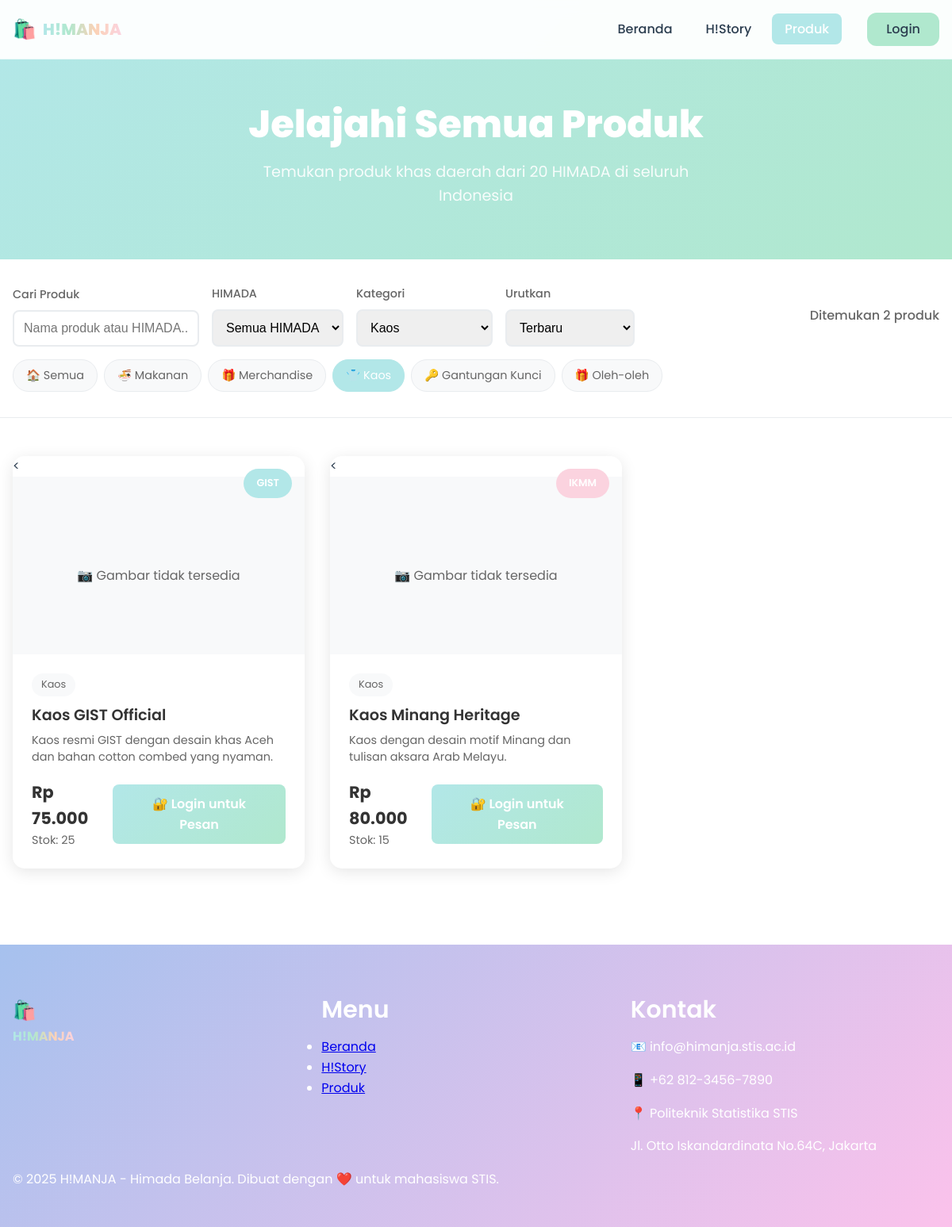
Page /products.php?category=kaos on the earlier database version.
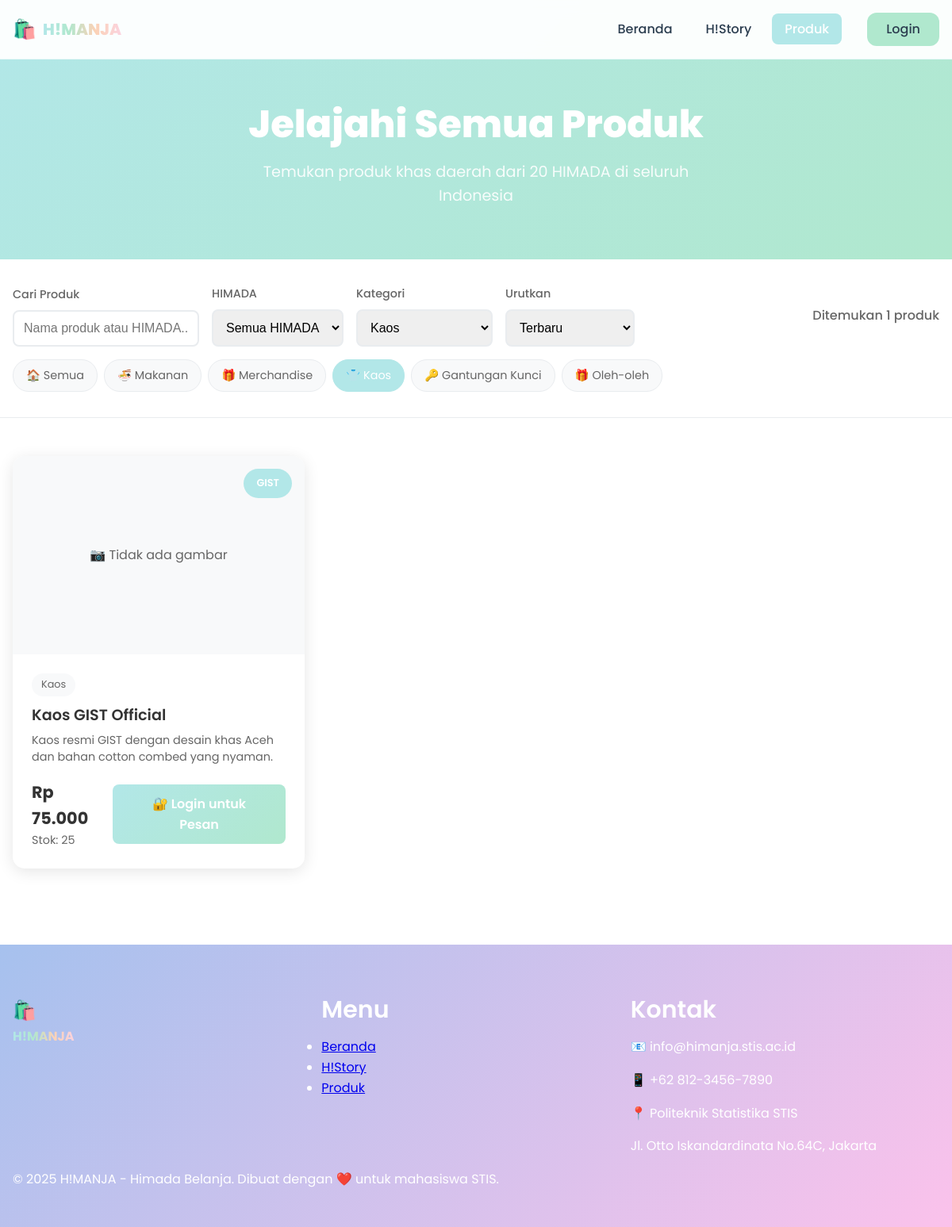
Same page on the later database version.
### tables this page shows
CREATE TABLE products (
    id INT AUTO_INCREMENT PRIMARY KEY,
    himada_id INT NOT NULL,
    nama_produk VARCHAR(100) NOT NULL,
    kategori ENUM('makanan', 'merchandise', 'kaos', 'gantungan_kunci', 'oleh_oleh') NOT NULL,
    deskripsi TEXT NOT NULL,
    harga DECIMAL(12, 2) NOT NULL,
    stok INT DEFAULT 0,
    stok_minimum INT DEFAULT 5,
    gambar_url VARCHAR(255),
    is_available BOOLEAN DEFAULT TRUE,
    created_by INT NOT NULL,
    created_at TIMESTAMP DEFAULT CURRENT_TIMESTAMP,
    updated_at TIMESTAMP DEFAULT CURRENT_TIMESTAMP ON UPDATE CURRENT_TIMESTAMP,
    
    FOREIGN KEY (himada_id) REFERENCES himada(id) ON DELETE CASCADE,
    FOREIGN KEY (created_by) REFERENCES users(id) ON DELETE CASCADE,
    INDEX idx_products_himada (himada_id),
    INDEX idx_products_available (is_available),
    INDEX idx_products_kategori (kategori)
);

CREATE TABLE himada (
    id INT AUTO_INCREMENT PRIMARY KEY,
    nama VARCHAR(50) NOT NULL,
    nama_lengkap VARCHAR(200) NOT NULL,
    daerah_asal VARCHAR(100) NOT NULL,
    warna_tema VARCHAR(7) NOT NULL DEFAULT '#b2e7e8',
    deskripsi TEXT,
    koordinat_lat DECIMAL(10, 8),
    koordinat_lng DECIMAL(11, 8),
    logo_url VARCHAR(255),
    contact_email VARCHAR(100),
    contact_phone VARCHAR(20),
    is_active BOOLEAN DEFAULT TRUE,
    created_at TIMESTAMP DEFAULT CURRENT_TIMESTAMP,
    updated_at TIMESTAMP DEFAULT CURRENT_TIMESTAMP ON UPDATE CURRENT_TIMESTAMP
);

### config/database.php (called while the page is built, shortened)
<?php
function isLoggedIn() {
    return isset($_SESSION['user_id']) && !empty($_SESSION['user_id']);
}
function sanitizeInput($input) {
    return htmlspecialchars(strip_tags(trim($input)), ENT_QUOTES, 'UTF-8');
}
function formatCurrency($amount) {
    return 'Rp ' . number_format($amount, 0, ',', '.');
}
?>

### products.php (the view, shortened to what this page needs)
<?php
require_once 'config/database.php';
$database = new Database();
$db = $database->getConnection();
$is_logged_in = isLoggedIn();
$himada_filter = isset($_GET['himada']) ? (int)$_GET['himada'] : null;
$category_filter = isset($_GET['category']) ? sanitizeInput($_GET['category']) : '';
$search = isset($_GET['search']) ? sanitizeInput($_GET['search']) : '';
$sort = isset($_GET['sort']) ? sanitizeInput($_GET['sort']) : 'newest';
$query = "SELECT p.*, h.nama as himada_nama, h.warna_tema, h.daerah_asal
          FROM products p
          JOIN himada h ON p.himada_id = h.id
          WHERE p.is_available = 1";
$params = [];
if ($category_filter) {
    $query .= " AND p.kategori = :category";
    $params[':category'] = $category_filter;
}
switch ($sort) {
    default:
        $query .= " ORDER BY p.created_at DESC";
}
$stmt = $db->prepare($query);
foreach ($params as $key => $value) {
    $stmt->bindValue($key, $value);
}
$stmt->execute();
$products = $stmt->fetchAll(PDO::FETCH_ASSOC);
$selected_himada = null;
?>
<!DOCTYPE html>
<html lang="id">
<head>
    <link rel="stylesheet" href="assets/css/style.css">
    <link rel="stylesheet" href="assets/css/animations.css">
</head>
<body>
    <header class="header">
        <nav class="navbar">
            <div class="nav-container">
                <div class="nav-logo">
                    <div class="logo-icon">🛍️</div>
                    <span class="logo-text">H!MANJA</span>
                </div>
                <div class="nav-right">
                    <ul class="nav-menu">
                        <li><a href="index.php" class="nav-link">Beranda</a></li>
                        <li><a href="history.php" class="nav-link">H!Story</a></li>
                        <li><a href="products.php" class="nav-link active">Produk</a></li>
                    </ul>
                <div class="nav-auth">
                    <?php if ($is_logged_in): ?>
                        <span class="welcome-text">Halo, <?php echo htmlspecialchars($_SESSION['full_name']); ?>!</span>
                        <a href="logout.php" class="btn-logout">Logout</a>
                    <?php else: ?>
                        <a href="login.php" class="btn-login">Login</a>
                    <?php endif; ?>
                </div>
            </div>
        </nav>
    </header>
    <section class="products-hero">
        <div class="container">
            <?php if ($selected_himada): ?>
                <h1>Produk <?php echo htmlspecialchars($selected_himada['nama']); ?></h1>
                <p><?php echo htmlspecialchars($selected_himada['nama_lengkap']); ?> - <?php echo htmlspecialchars($selected_himada['daerah_asal']); ?></p>
                <div class="himada-info">
                    <p><?php echo htmlspecialchars($selected_himada['deskripsi']); ?></p>
                </div>
            <?php else: ?>
                <h1>Jelajahi Semua Produk</h1>
                <p>Temukan produk khas daerah dari 20 HIMADA di seluruh Indonesia</p>
            <?php endif; ?>
        </div>
    </section>
    <section class="filters-section">
        <div class="container">
            <div class="filters-container">
                <div class="filters-left">
                    <div class="filter-group">
                        <label>Cari Produk</label>
                        <input type="text" class="filter-input" id="searchInput" placeholder="Nama produk atau HIMADA..." value="<?php echo htmlspecialchars($search); ?>">
                    </div>
                    <div class="filter-group">
                        <label>HIMADA</label>
                        <select class="filter-input" id="himadaFilter">
                            <option value="">Semua HIMADA</option>
                        </select>
                    </div>
                    <div class="filter-group">
                        <label>Kategori</label>
                        <select class="filter-input" id="categoryFilter">
                            <option value="kaos" <?php echo $category_filter === 'kaos' ? 'selected' : ''; ?>>Kaos</option>
                        </select>
                    </div>
                    <div class="filter-group">
                        <label>Urutkan</label>
                        <select class="filter-input" id="sortFilter">
                            <option value="newest" <?php echo $sort === 'newest' ? 'selected' : ''; ?>>Terbaru</option>
                        </select>
                    </div>
                </div>
                <div class="products-count">
                    Ditemukan <?php echo count($products); ?> produk
                </div>
            </div>
            <div class="quick-filters">
                <a href="products.php" class="quick-filter <?php echo !$himada_filter && !$category_filter ? 'active' : ''; ?>">
                    🏠 Semua
                </a>
                <a href="products.php?category=makanan" class="quick-filter <?php echo $category_filter === 'makanan' ? 'active' : ''; ?>">
                    🍜 Makanan
                </a>
                <a href="products.php?category=merchandise" class="quick-filter <?php echo $category_filter === 'merchandise' ? 'active' : ''; ?>">
                    🎁 Merchandise
                </a>
                <a href="products.php?category=kaos" class="quick-filter <?php echo $category_filter === 'kaos' ? 'active' : ''; ?>">
                    👕 Kaos
                </a>
                <a href="products.php?category=gantungan_kunci" class="quick-filter <?php echo $category_filter === 'gantungan_kunci' ? 'active' : ''; ?>">
                    🔑 Gantungan Kunci
                </a>
                <a href="products.php?category=oleh_oleh" class="quick-filter <?php echo $category_filter === 'oleh_oleh' ? 'active' : ''; ?>">
                    🎁 Oleh-oleh
                </a>
            </div>
        </div>
    </section>
    <section class="products-section">
        <div class="container">
            <?php if (empty($products)): ?>
                <div class="empty-state">
                    <div class="empty-icon">🔍</div>
                    <h3 class="empty-title">Produk Tidak Ditemukan</h3>
                    <p class="empty-description">
                        <?php if ($search): ?>
                            Tidak ada produk yang cocok dengan pencarian "<?php echo htmlspecialchars($search); ?>"
                        <?php elseif ($selected_himada): ?>
                            HIMADA <?php echo htmlspecialchars($selected_himada['nama']); ?> belum memiliki produk
                        <?php else: ?>
                            Belum ada produk yang tersedia saat ini
                        <?php endif; ?>
                    </p>
                    <a href="products.php" class="btn-primary">Lihat Semua Produk</a>
                </div>
            <?php else: ?>
                <div class="products-grid">
                    <?php foreach ($products as $product): ?>
                        <div class="product-card">
                            <div class="product-image">
                                <?php if (!empty($product['gambar_url'])): ?>
                                    <<img src="<?php echo htmlspecialchars(ltrim(preg_replace('/^\.\.\//', '', $product['gambar_url']), '/')); ?>"
                                    <div style="display: none; align-items: center; justify-content: center; height: 100%; background: #f8f9fa; color: #666;">
                                        📷 Gambar tidak tersedia
                                    </div>
                                <?php else: ?>
                                    <div style="display: flex; align-items: center; justify-content: center; height: 100%; background: #f8f9fa; color: #666;">
                                        📷 Tidak ada gambar
                                    </div>
                                <?php endif; ?>
                                <div class="product-badge" style="background: <?php echo $product['warna_tema']; ?>">
                                    <?php echo htmlspecialchars($product['himada_nama']); ?>
                                </div>
                            </div>
                            <div class="product-content">
                                <span class="product-category"><?php echo ucfirst($product['kategori']); ?></span>
                                <h3 class="product-name"><?php echo htmlspecialchars($product['nama_produk']); ?></h3>
                                <p class="product-description"><?php echo htmlspecialchars($product['deskripsi']); ?></p>
                                <div class="product-footer">
                                    <div>
                                        <div class="product-price"><?php echo formatCurrency($product['harga']); ?></div>
                                        <div class="product-stock">Stok: <?php echo $product['stok']; ?></div>
                                    </div>
                                    <?php if ($is_logged_in): ?>
                                        <?php if ($product['stok'] > 0): ?>
                                            <button class="btn-order" onclick="orderProduct(<?php echo $product['id']; ?>)">
                                                🛒 Pesan
                                            </button>
                                        <?php else: ?>
                                            <button class="btn-order" disabled>
                                                Stok Habis
                                            </button>
                                        <?php endif; ?>
                                    <?php else: ?>
                                        <a href="login.php" class="btn-order">
                                            🔐 Login untuk Pesan
                                        </a>
                                    <?php endif; ?>
                                </div>
                            </div>
                        </div>
                    <?php endforeach; ?>
                </div>
            <?php endif; ?>
        </div>
    </section>
    <footer class="footer">
        <div class="container">
            <div class="footer-content">
                <div class="footer-section">
                    <div class="footer-logo">
                        <div class="logo-icon">🛍️</div>
                        <span class="logo-text"><strong>H!MANJA</strong></span>
                    </div>
                </div>
                <div class="footer-section">
                    <h3 class="footer-title">Menu</h3>
                    <ul class="footer-links">
                        <li><a href="index.php">Beranda</a></li>
                        <li><a href="history.php">H!Story</a></li>
                        <li><a href="#products">Produk</a></li>
                    </ul>
                </div>
                <div class="footer-section">
                    <h3 class="footer-title">Kontak</h3>
                    <div class="footer-contact">
                        <p>📧 info@himanja.stis.ac.id</p>
                        <p>📱 +62 812-3456-7890</p>
                        <p>📍 Politeknik Statistika STIS</p>
                        <p>Jl. Otto Iskandardinata No.64C, Jakarta</p>
                    </div>
                </div>
            </div>
            <div class="footer-bottom">
                <p>&copy; 2025 H!MANJA - Himada Belanja. Dibuat dengan ❤️ untuk mahasiswa STIS.</p>
            </div>
        </div>
    </footer>
</body>
</html>

### assets/css/animations.css (style rules this page uses)
.animate-slide-up { animation: slideInUp 0.6s ease-out; }

### products.php (style rules this page uses)
.products-hero { background: var(--gradient-primary); padding: 8rem 0 4rem; text-align: center; color: white; }
.products-hero h1 { font-size: 3rem; font-weight: 800; margin-bottom: 1rem; }
.products-hero p { font-size: 1.2rem; opacity: 0.9; max-width: 600px; margin: 0 auto; }
.filters-section { background: white; padding: 2rem 0; border-bottom: 1px solid #e9ecef; position: sticky; top: 80px; z-index: 100; }
.filters-container { display: flex; justify-content: space-between; align-items: center; flex-wrap: wrap; gap: 1rem; }
.filters-left { display: flex; gap: 1rem; flex-wrap: wrap; align-items: center; }
.filter-group { display: flex; flex-direction: column; gap: 0.5rem; }
.filter-group label { font-size: 0.9rem; font-weight: 500; color: #666; }
.filter-input { padding: 0.75rem; border: 2px solid #e9ecef; border-radius: 8px; font-size: 1rem; transition: border-color 0.3s ease; }
.products-count { color: #666; font-weight: 500; }
.products-grid { display: grid; grid-template-columns: repeat(auto-fill, minmax(300px, 1fr)); gap: 2rem; padding: 3rem 0; }
.product-card { background: white; border-radius: 15px; overflow: hidden; box-shadow: 0 4px 20px rgba(0,0,0,0.1); transition: all 0.3s ease; position: relative; }
.product-image { position: relative; height: 250px; overflow: hidden; }
.product-badge { position: absolute; top: 1rem; right: 1rem; padding: 0.5rem 1rem; border-radius: 20px; font-size: 0.8rem; font-weight: 600; color: white; backdrop-filter: blur(10px); }
.product-content { padding: 1.5rem; }
.product-category { display: inline-block; padding: 0.25rem 0.75rem; background: #f8f9fa; border-radius: 15px; font-size: 0.8rem; color: #666; margin-bottom: 0.75rem; text-transform: capitalize; }
.product-name { font-size: 1.2rem; font-weight: 600; margin-bottom: 0.5rem; color: #333; line-height: 1.3; }
.product-description { color: #666; font-size: 0.9rem; line-height: 1.5; margin-bottom: 1rem; display: -webkit-box; -webkit-line-clamp: 3; -webkit-box-orient: vertical; overflow: hidden; }
.product-footer { display: flex; justify-content: space-between; align-items: center; margin-top: 1rem; }
.product-price { font-size: 1.3rem; font-weight: 700; color: #333; }
.product-stock { font-size: 0.9rem; color: #666; }
.btn-order { background: var(--gradient-primary); color: white; padding: 0.75rem 1.5rem; border: none; border-radius: 8px; font-weight: 600; text-decoration: none; transition: all 0.3s ease; display: inline-block; text-align: center; }
.quick-filters { display: flex; gap: 0.5rem; flex-wrap: wrap; margin-top: 1rem; }
.quick-filter { padding: 0.5rem 1rem; background: #f8f9fa; border: 1px solid #e9ecef; border-radius: 20px; text-decoration: none; color: #666; font-size: 0.9rem; transition: all 0.3s ease; }
.quick-filter:hover, .quick-filter.active { background: var(--soft-blue); color: white; border-color: var(--soft-blue); }

Differences in the rows shown:
removed products: himada.nama "IKMM", kategori "Kaos", nama_produk "Kaos Minang Heritage", deskripsi "Kaos dengan desain motif Minang dan tulisan aksara Arab Melayu.", harga "Rp 80.000", stok "15"
changed products "Rp 75.000": gambar_url "< 📷 Gambar tidak tersedia" → "📷 Tidak ada gambar"
Other differences:
count($products): "2" → "1"
